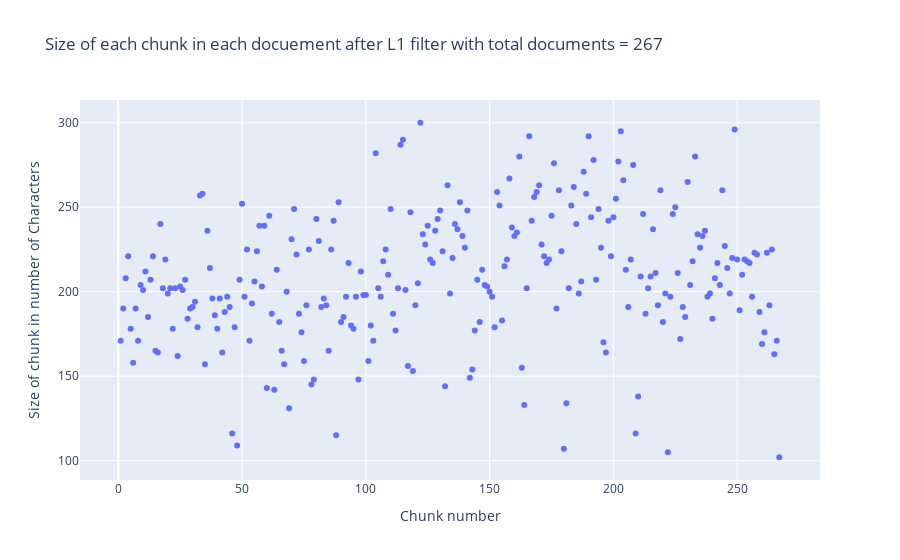

This figure's notebook cell:
### Code cell
import plotly.express as px

len_doc_new=[]
for i in new_doc:
    len_doc_new.append(len(i.page_content))
    
px.scatter(x=range(1,len(len_doc_new)+1),y=len_doc_new,title=f'Size of each chunk in each docuement after L1 filter with total documents = {len(len_doc_new)}').update_layout(
    xaxis_title="Chunk number", yaxis_title="Size of chunk in number of Characters"
)

### Figure 1 — Plotly figure (JSON) as saved in the notebook; plotly's stock layout.template omitted (floating-point values rounded to 4 significant figures; data arrays with more than 128 entries replaced by an {"elided": "..."} marker saying what was removed)
{"data": [{"hovertemplate": "x=%{x}<br>y=%{y}<extra></extra>", "legendgroup": "", "marker": {"color": "#636efa", "symbol": "circle"}, "mode": "markers", "name": "", "orientation": "v", "showlegend": false, "type": "scatter", "x": {"elided": "267 int values"}, "xaxis": "x", "y": {"elided": "267 int values"}, "yaxis": "y"}], "layout": {"legend": {"tracegroupgap": 0}, "title": {"text": "Size of each chunk in each docuement after L1 filter with total documents = 267"}, "xaxis": {"anchor": "y", "domain": [0, 1], "title": {"text": "Chunk number"}}, "yaxis": {"anchor": "x", "domain": [0, 1], "title": {"text": "Size of chunk in number of Characters"}}}}
